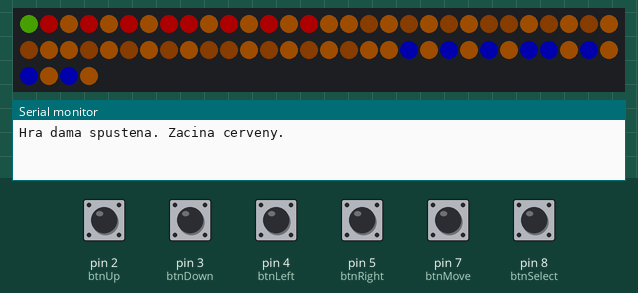
This sketch was run on a simulated Arduino Uno, built with avr-gcc and run on an emulated ATmega328P. Parts: 64 RGB LEDs in strip order, left to right, continuing on the next row, the last lines printed to the serial monitor. Inputs (shaded band) come from the test bench; at power-on: pin 2 (btnUp), pin 3 (btnDown), pin 4 (btnLeft), pin 5 (btnRight), pin 7 (btnMove), pin 8 (btnSelect) HIGH. Dim RGB values are drawn brighter than linear.

Above: at 1.2 s.
1.3 s: pin 3 (btnDown) pulled LOW for 1 s
3.8 s: pin 5 (btnRight) pulled LOW for 0.15 s
5.4 s: pin 2 (btnUp) pulled LOW for 0.15 s
7.0 s: pin 2 (btnUp) pulled LOW for 1 s
9.5 s: pin 8 (btnSelect) pulled LOW for 0.15 s
11.2 s: pin 7 (btnMove) pulled LOW for 0.15 s
At 11.31 s:
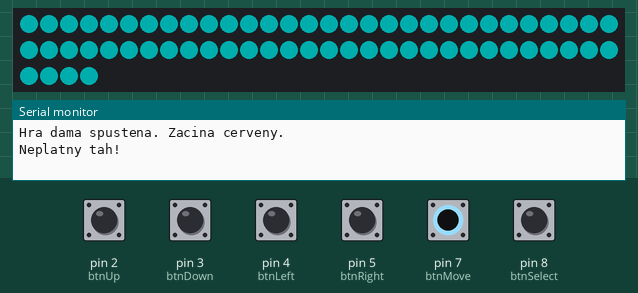
Timing chart, 0 to 13.9 s (numbered marks = the images above; inputs shaded):
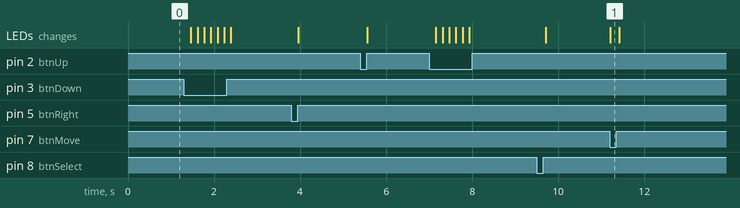

The sketch:

dama_bp_smondrk.ino
```cpp
#include <Adafruit_NeoPixel.h>
#include <SPI.h>

#define PIN 6
#define NUM_PIXELS 64  // 8x8
Adafruit_NeoPixel strip(NUM_PIXELS, PIN, NEO_GRB + NEO_KHZ800);

const uint8_t BOARD_SIZE = 8;

struct Piece {
  bool active;
  bool isKing;
  bool isRed; // inak false = black
};

Piece board[BOARD_SIZE][BOARD_SIZE];

bool redTurn = true;
int selectedX = -1;
int selectedY = -1;
int cursorX = 0;
int cursorY = 0;

const int btnUp = 2;
const int btnDown = 3;
const int btnLeft = 4;
const int btnRight = 5;
const int btnSelect = 8;
const int btnMove = 7;

// Farby
uint32_t darkColor       = 0x321900; // tmavšia hnedá
uint32_t lightColor      = 0x964B00; // svetlejšia hnedá
uint32_t redPieceColor   = 0xFF0000; // červená
uint32_t blackPieceColor = 0x0000FF; // modrá
uint32_t kingOverlay     = 0xFFFF00; // žltá
uint32_t invalidMoveCol  = 0x00FFFF; // tyrkysová na signalizáciu chybného ťahu

uint8_t xyToIndex(uint8_t x, uint8_t y) {
  return y * BOARD_SIZE + x;
}

void setPixelColorXY(uint8_t x, uint8_t y, uint32_t color) {
  if (x < BOARD_SIZE && y < BOARD_SIZE) {
    strip.setPixelColor(xyToIndex(x, y), color);
  }
}

// Pomocná funkcia na zmiešanie dvoch farieb
uint32_t mixColor(uint32_t c1, uint32_t c2) {
  uint8_t r1 = (uint8_t)(c1 >> 16);
  uint8_t g1 = (uint8_t)(c1 >> 8);
  uint8_t b1 = (uint8_t)c1;

  uint8_t r2 = (uint8_t)(c2 >> 16);
  uint8_t g2 = (uint8_t)(c2 >> 8);
  uint8_t b2 = (uint8_t)c2;

  uint8_t rMix = (r1 + r2) / 2;
  uint8_t gMix = (g1 + g2) / 2;
  uint8_t bMix = (b1 + b2) / 2;
  return strip.Color(rMix, gMix, bMix);
}

// UPRAVENÁ funkcia initBoard() pre 2 rady figúriek na každej strane
void initBoard() {
  for (uint8_t y = 0; y < BOARD_SIZE; y++) {
    for (uint8_t x = 0; x < BOARD_SIZE; x++) {
      board[y][x].active = false;
      board[y][x].isKing = false;
      board[y][x].isRed = false;
    }
  }

  // Červené figúrky
  for (uint8_t y = 0; y < 2; y++) {
    for (uint8_t x = 0; x < BOARD_SIZE; x++) {
      if ((x + y) % 2 == 1) {
        board[y][x].active = true;
        board[y][x].isRed = true;
      }
    }
  }

  // Čierne figúrky
  for (uint8_t y = BOARD_SIZE - 2; y < BOARD_SIZE; y++) {
    for (uint8_t x = 0; x < BOARD_SIZE; x++) {
      if ((x + y) % 2 == 1) {
        board[y][x].active = true;
        board[y][x].isRed = false;
      }
    }
  }
}

// Zistí, či daný hráč má nejaké aktívne figúrky
bool hasPieces(bool red) {
  for (uint8_t y = 0; y < BOARD_SIZE; y++) {
    for (uint8_t x = 0; x < BOARD_SIZE; x++) {
      if (board[y][x].active && board[y][x].isRed == red) return true;
    }
  }
  return false;
}

// Zistí, či hráč môže vôbec urobiť nejaký ťah alebo skok
bool canPlayerMove(bool red);

// Kontrola hry - či už neskončila
bool checkGameOver() {
  bool redHas = hasPieces(true);
  bool blackHas = hasPieces(false);
  if (!redHas) {
    Serial.println("Hra skoncila! Vyhral cierny.");
    return true;
  }
  if (!blackHas) {
    Serial.println("Hra skoncila! Vyhral cerveny.");
    return true;
  }
  if (!canPlayerMove(redTurn)) {
    if (redTurn) {
      Serial.println("Cerveny nema tah, vyhral cierny.");
    } else {
      Serial.println("Cierny nema tah, vyhral cerveny.");
    }
    return true;
  }
  return false;
}

// Funkcia na vykreslenie celej dosky
void drawBoardAndPieces() {
  for (uint8_t y = 0; y < BOARD_SIZE; y++) {
    for (uint8_t x = 0; x < BOARD_SIZE; x++) {
      bool isDark = ((x + y) % 2 == 0);
      uint32_t cellColor = isDark ? lightColor : darkColor;
      if (board[y][x].active) {
        cellColor = board[y][x].isRed ? redPieceColor : blackPieceColor;
        if (board[y][x].isKing) {
          cellColor = mixColor(cellColor, kingOverlay);
        }
      }
      if (x == (uint8_t)selectedX && y == (uint8_t)selectedY) {
        cellColor = mixColor(cellColor, 0x00FF00);
      }
      if (x == (uint8_t)cursorX && y == (uint8_t)cursorY) {
        cellColor = mixColor(cellColor, 0x00FF00);
      }
      setPixelColorXY(x, y, cellColor);
    }
  }
  strip.show();
}

bool inBounds(int x, int y) {
  return x >= 0 && x < BOARD_SIZE && y >= 0 && y < BOARD_SIZE;
}

bool canMove(int fromX, int fromY, int toX, int toY) {
  if (!inBounds(fromX, fromY) || !inBounds(toX, toY)) return false;
  if (!board[fromY][fromX].active) return false;
  if (board[toY][toX].active) return false;
  Piece p = board[fromY][fromX];
  int dy = toY - fromY;
  int dx = toX - fromX;
  if (!p.isKing) {
    if (p.isRed && dy != 1) return false;
    if (!p.isRed && dy != -1) return false;
  } else {
    if (dy != 1 && dy != -1) return false;
  }
  if (dx != 1 && dx != -1) return false;
  return true;
}

bool canJumpDirection(int x, int y, int dx, int dy) {
  if (!inBounds(x, y)) return false;
  if (!board[y][x].active) return false;
  Piece p = board[y][x];
  int midX = x + dx;
  int midY = y + dy;
  int landX = x + 2*dx;
  int landY = y + 2*dy;
  if (!inBounds(midX, midY) || !inBounds(landX, landY)) return false;
  if (board[landY][landX].active) return false;
  if (!board[midY][midX].active) return false;
  if (board[midY][midX].isRed == p.isRed) return false;
  if (!p.isKing) {
    if (p.isRed && dy != 1) return false;
    if (!p.isRed && dy != -1) return false;
  }
  return true;
}

bool canJump(int x, int y) {
  if (!inBounds(x, y)) return false;
  if (!board[y][x].active) return false;
  Piece p = board[y][x];
  int directions[4][2] = { {1,1},{-1,1},{1,-1},{-1,-1} };
  for (int i=0; i<4; i++) {
    int dx = directions[i][0];
    int dy = directions[i][1];
    if (canJumpDirection(x, y, dx, dy)) return true;
  }
  return false;
}

bool playerHasJump(bool red) {
  for (uint8_t y = 0; y < BOARD_SIZE; y++) {
    for (uint8_t x = 0; x < BOARD_SIZE; x++) {
      if (board[y][x].active && board[y][x].isRed == red) {
        if (canJump(x, y)) return true;
      }
    }
  }
  return false;
}

bool canPlayerMove(bool red) {
  if (playerHasJump(red)) return true;
  for (uint8_t y = 0; y < BOARD_SIZE; y++) {
    for (uint8_t x = 0; x < BOARD_SIZE; x++) {
      if (board[y][x].active && board[y][x].isRed == red) {
        Piece p = board[y][x];
        int dyOptions[2];
        int dyCount = 1;
        if (p.isKing) {
          dyOptions[0] = 1;
          dyOptions[1] = -1;
          dyCount = 2;
        } else {
          dyOptions[0] = p.isRed ? 1 : -1;
        }
        int dxOptions[2] = {1,-1};
        for (int i=0; i<dyCount; i++) {
          for (int j=0; j<2; j++) {
            int toX = x + dxOptions[j];
            int toY = y + dyOptions[i];
            if (canMove(x,y,toX,toY)) return true;
          }
        }
      }
    }
  }
  return false;
}

bool doJump(int fromX, int fromY, int toX, int toY) {
  int dx = (toX - fromX) / 2;
  int dy = (toY - fromY) / 2;
  int midX = fromX + dx;
  int midY = fromY + dy;
  board[midY][midX].active = false;
  board[toY][toX] = board[fromY][fromX];
  board[fromY][fromX].active = false;
  if ((board[toY][toX].isRed && toY == BOARD_SIZE - 1) ||
      (!board[toY][toX].isRed && toY == 0)) {
    // Ak ešte nie je dáma, povýšime ju a vypíšeme správu.
    if (!board[toY][toX].isKing) {
      board[toY][toX].isKing = true;
      Serial.println("Hráč urobil dámu!");
    }
  }
  return true;
}

bool doMove(int fromX, int fromY, int toX, int toY) {
  board[toY][toX] = board[fromY][fromX];
  board[fromY][fromX].active = false;
  if ((board[toY][toX].isRed && toY == BOARD_SIZE - 1) ||
      (!board[toY][toX].isRed && toY == 0)) {
    // Ak ešte nie je dáma, povýšime ju a vypíšeme správu.
    if (!board[toY][toX].isKing) {
      board[toY][toX].isKing = true;
      Serial.println("Hráč urobil dámu!");
    }
  }
  return true;
}

bool attemptMove(int fromX, int fromY, int toX, int toY) {
  if (!inBounds(fromX,fromY) || !inBounds(toX,toY)) return false;
  if (!board[fromY][fromX].active) return false;
  Piece p = board[fromY][fromX];
  if (p.isRed != redTurn) return false;
  bool jumpAvailable = playerHasJump(redTurn);
  int dx = toX - fromX;
  int dy = toY - fromY;
  if (jumpAvailable) {
    if (abs(dx) == 2 && abs(dy) == 2) {
      int midX = fromX + dx/2;
      int midY = fromY + dy/2;
      if (inBounds(midX, midY) && board[midY][midX].active && board[midY][midX].isRed != p.isRed && !board[toY][toX].active) {
        if (!p.isKing) {
          if (p.isRed && dy != 2) return false;
          if (!p.isRed && dy != -2) return false;
        }
        doJump(fromX, fromY, toX, toY);
        return true;
      }
    }
    return false;
  } else {
    if (canMove(fromX, fromY, toX, toY)) {
      doMove(fromX, fromY, toX, toY);
      return true;
    }
    return false;
  }
}

bool canContinueJump(int x, int y) {
  return canJump(x, y);
}

void nextTurn() {
  redTurn = !redTurn;
}

void signalInvalidMove() {
  for (uint8_t y=0; y<BOARD_SIZE; y++) {
    for (uint8_t x=0; x<BOARD_SIZE; x++) {
      setPixelColorXY(x,y,invalidMoveCol);
    }
  }
  strip.show();
  delay(200);
  drawBoardAndPieces();
}

void setup() {
  Serial.begin(9600);
  pinMode(btnUp, INPUT_PULLUP);
  pinMode(btnDown, INPUT_PULLUP);
  pinMode(btnLeft, INPUT_PULLUP);
  pinMode(btnRight, INPUT_PULLUP);
  pinMode(btnSelect, INPUT_PULLUP);
  pinMode(btnMove, INPUT_PULLUP);

  strip.begin();
  // Nižší jas
  strip.setBrightness(50);
  strip.show(); // vypnutie všetkych LED

  initBoard();
  drawBoardAndPieces();
  Serial.println("Hra dama spustena. Zacina cerveny.");
}

void loop() {
  if (digitalRead(btnUp) == LOW) {
    if (cursorY > 0) cursorY--;
    delay(150);
  }
  if (digitalRead(btnDown) == LOW) {
    if (cursorY < BOARD_SIZE - 1) cursorY++;
    delay(150);
  }
  if (digitalRead(btnLeft) == LOW) {
    if (cursorX > 0) cursorX--;
    delay(150);
  }
  if (digitalRead(btnRight) == LOW) {
    if (cursorX < BOARD_SIZE - 1) cursorX++;
    delay(150);
  }
  if (digitalRead(btnSelect) == LOW) {
    if (selectedX == cursorX && selectedY == cursorY) {
      selectedX = -1;
      selectedY = -1;
    } else {
      if (board[cursorY][cursorX].active && board[cursorY][cursorX].isRed == redTurn) {
        selectedX = cursorX;
        selectedY = cursorY;
      } else {
        Serial.println("Nie je to tvoja figurka!");
      }
    }
    delay(200);
  }
  if (digitalRead(btnMove) == LOW) {
    if (selectedX != -1 && selectedY != -1) {
      int fromX = selectedX;
      int fromY = selectedY;
      int toX = cursorX;
      int toY = cursorY;
      bool wasJumpAvailable = playerHasJump(redTurn);
      if (attemptMove(fromX, fromY, toX, toY)) {
        selectedX = toX;
        selectedY = toY;
        if (wasJumpAvailable) {
          if (canContinueJump(selectedX, selectedY)) {
            Serial.println("Pokračuj v skákaní tou istou figurkou.");
          } else {
            selectedX = -1;
            selectedY = -1;
            nextTurn();
          }
        } else {
          selectedX = -1;
          selectedY = -1;
          nextTurn();
        }
      } else {
        Serial.println("Neplatny tah!");
        signalInvalidMove();
      }
    }
    delay(200);
  }
  if (checkGameOver()) {
    while(true) {}
  }
  drawBoardAndPieces();
}
```

Measured:
- after the input at 11.2 s, the LEDs: change at once (image 1)
